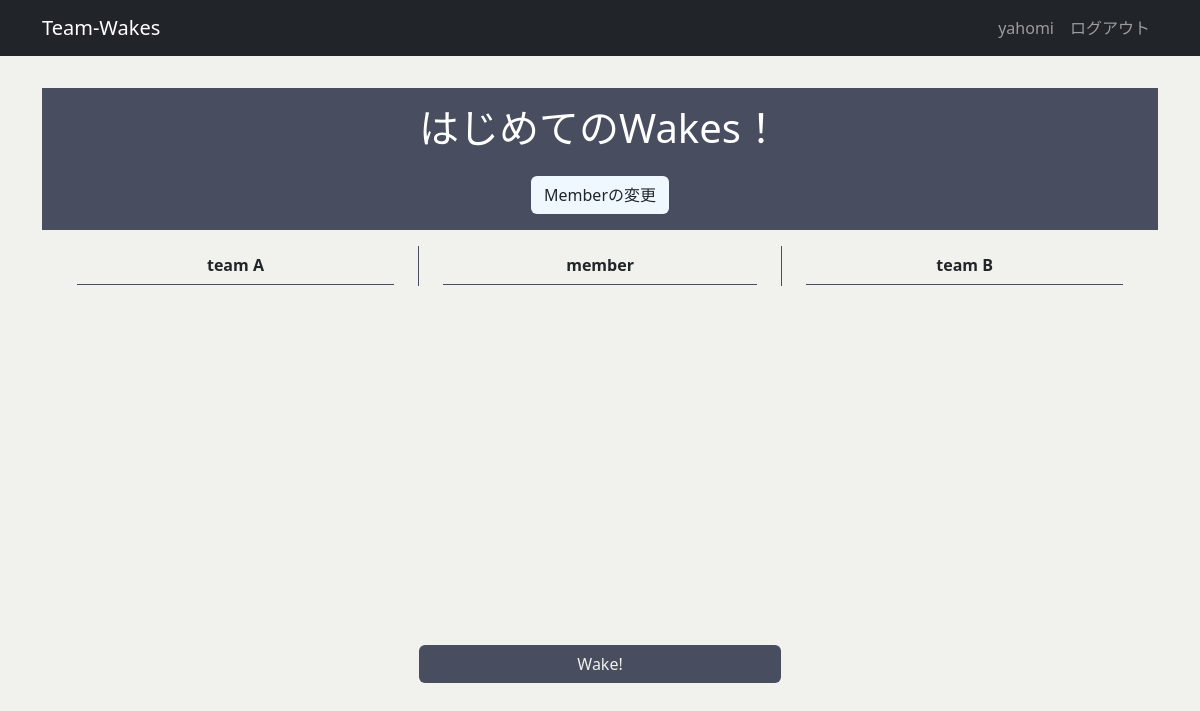
Before: /wakes/12/ (signed in) with the older database file.
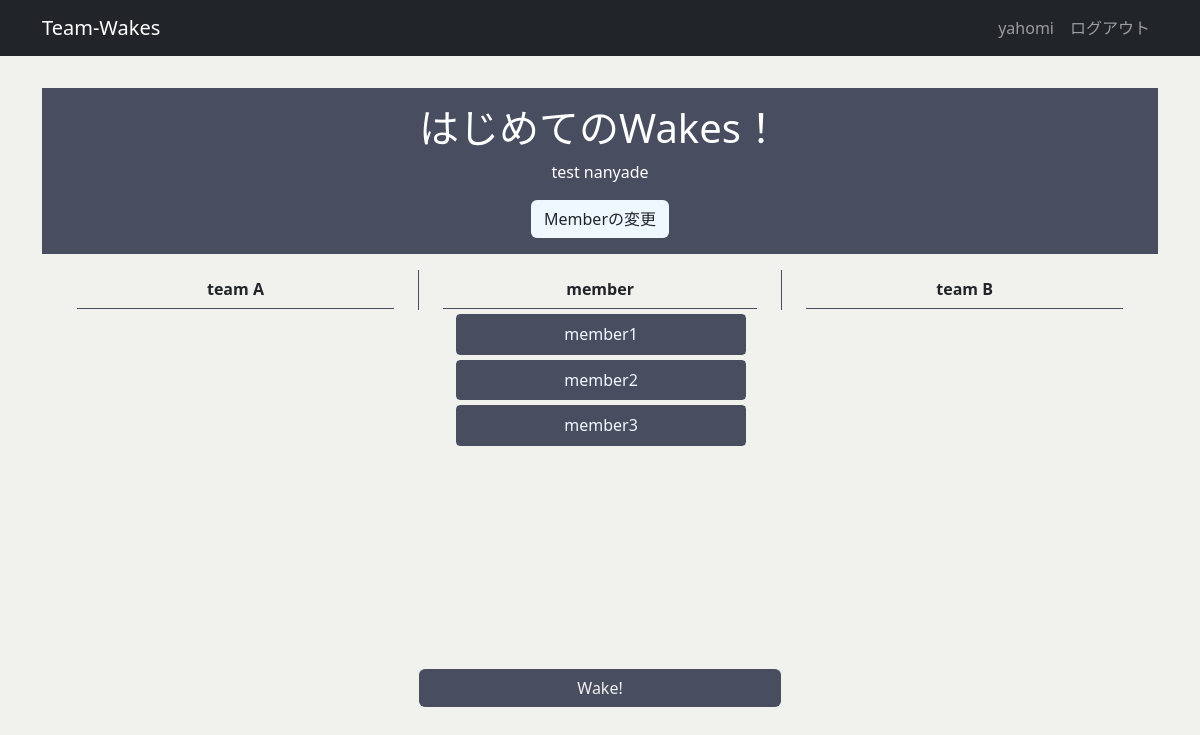
After: the same page with the newer database file.
### wakes/models.py (models this page shows, shortened)
class Wake(models.Model):
    name = models.CharField('Wake名', max_length=50)
    description = models.CharField('説明', max_length=48, default='', null=False, blank=True)
    member = models.ManyToManyField(Member, related_name='members', related_query_name='member')
    created_by = models.ForeignKey(settings.AUTH_USER_MODEL, verbose_name="作成者", on_delete=models.CASCADE)
    class Meta:
        db_table = 'wakes'

class Member(models.Model):
    name = models.CharField('名前', max_length=12, blank=False)
    created_by = models.ForeignKey(settings.AUTH_USER_MODEL, verbose_name="作成者", on_delete=models.CASCADE)
    class Meta:
        db_table = 'members'

### wakes/views.py (the view)
# urls.py: path('<int:wake_id>/', wake_detail, name='wake_detail'),
@login_required
def wake_detail(request, wake_id):
    wake = get_object_or_404(Wake, pk=wake_id)
    if wake.created_by.id != request.user.id:
        return HttpResponseForbidden('このWakeの閲覧は許可されていません')
    context= {
        'wake': wake,
    }
    return render(request, 'wakes/wake_detail.html', context)

### templates/wakes/wake_detail.html (shortened to what this page needs)
{% extends 'base.html' %}
{% load static %}
{% block main %}
  <div class="sub-welcome">
    <h1 class="title">{{ wake.name }}</h1>
    <p class="subtitle">{{ wake.description }}</p>
    <a class="btn btn-color" href="{% url 'wakes:wake_edit' wake.id %}">Memberの変更</a>
  </div>
  <div class="content">
    <div class="team-a">
      <h2 class="content-head">team A</h2>
    </div>
    <div class="member">
      <h2 class="content-head">member</h2>
      <div class="member-container">
        <ul class="member-list-ul">
          <form name="member-form">
            {% for member in wake.member.all %}
                <li class="label">
                  <label for="{{ member.name }}">{{ member.name }}</label>
                </li>
            {% endfor %}
          </form>
        </ul>
      </div>
      <button type="button" value="Wake!" class="btn btn-color btn-classic" id="try-js" onclick="wakeTeam()">Wake!</button>
    </div>
    <div class="team-b">
      <h2 class="content-head">team B</h2>
    </div>
  </div>
{% endblock main %}

### templates/base.html (shortened to what this page needs)
{% load static %}
{% load django_bootstrap5 %}
<!DOCTYPE html>
<html lang="ja">
  <head>
    {% bootstrap_css %}
    <link rel="stylesheet" href="{% static 'wakes/css/style.css' %}">
  </head>
  <body>
    <nav class="navbar navbar-expand flex-md-row navbar-dark bg-dark">
      <div class="container justify-content-between">
        <a class="navbar-brand" href="/">Team-Wakes</a>
        <ul class="navbar-nav mr-md-2">
          {% if user.is_authenticated %}
            <li class="nav-item">
              <a class="nav-link">{{ user.username }}</a>
              <a class="nav-link" href="{% url 'logout' %}">ログアウト</a>
            </li>
          {% endif %}
        </ul>
      </div>
    </nav>
    <main>
      <div class="container">
        {% block main %}{% endblock main %}
      </div>
    </main>
  </body>
</html>

### static/wakes/css/style.css (style rules this page uses)
body { background-color: rgb(241, 241, 237); }
main { padding: 2rem 0; }
a { display: block; text-decoration: none; color: rgb(241, 241, 237); }
.sub-welcome { color: white; padding: 1rem 0; margin-bottom: 1rem; background-color: #484e60; align-items: center; display: flex; flex-direction: column; }
.btn-color { background-color: aliceblue; }
.nav-item { display: flex; }
.label { display: block; margin: 5px; margin-right: 30px; border-radius: 4px; border: 1px solid #484e60; text-align: center; }
label { display: block; cursor: pointer; }
input[type=checkbox]:checked + label { background-color: #484e60; color: aliceblue; }
.content { height: 40px; width: auto; display: flex; margin-left: 1%; text-align: center; line-height: 240%; }
.content-head { display: block; font-size: 16px; font-weight: bold; margin: 0 24px; line-height: 240%; border-bottom: 1px solid #484e60; text-align: center; }
.team-a { width: 33%; }
.member { width: 33%; border-left: 1px solid #484e60; border-right: 1px solid #484e60; }
.team-b { width: 33%; }
.btn-classic { width: 100%; display: block; margin: 0 auto; background-color: #484e60; color: rgb(241, 241, 237); }
.member-container { height: 360px; }
.member-list-ul { height: 360px; overflow-y: scroll; margin-right: 5px; }

Changed rows visible on the page:
changed Wake "はじめてのWakes！": description (not shown) → "test nanyade"
now on this page (row unchanged): Member: name "member1"
now on this page (row unchanged): Member: name "member2"
now on this page (row unchanged): Member: name "member3"
